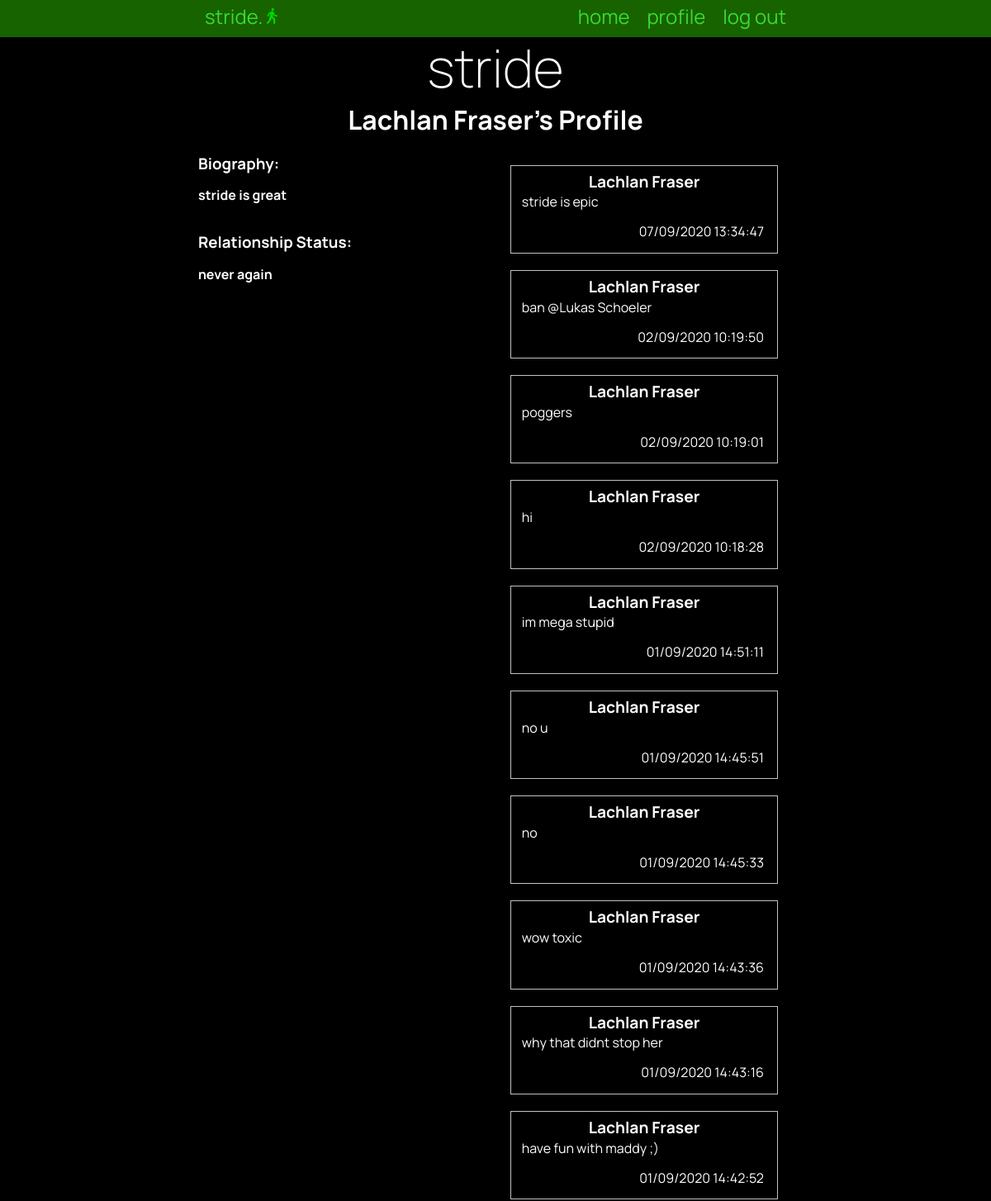
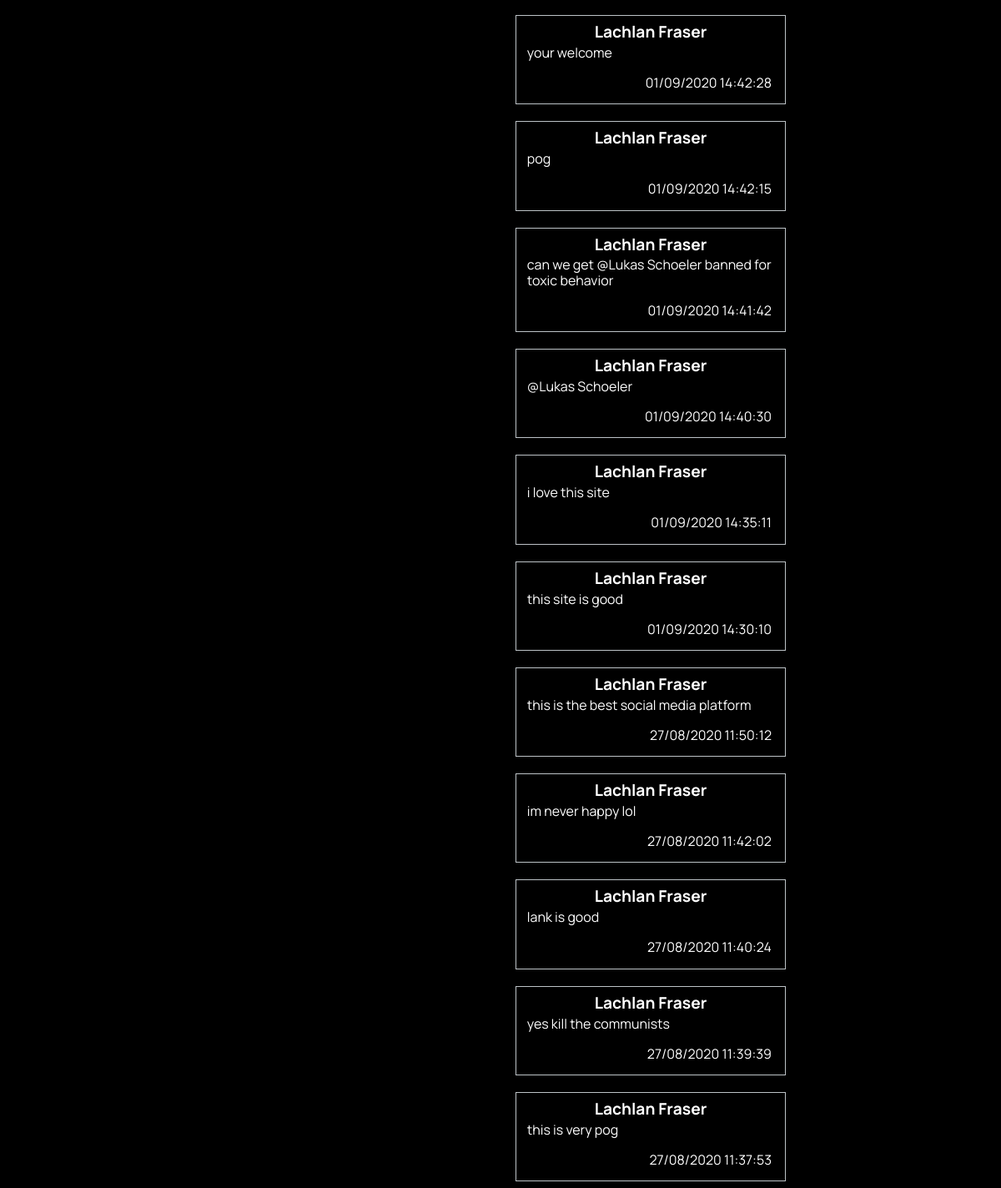
The page /profile/15 (signed in) on the database its author committed (2 pictures, top to bottom).
### tables this page shows
CREATE TABLE "users"
(
	id INTEGER
		constraint customer_pk
			primary key autoincrement,
	fname VARCHAR(30),
	lname varchar(30),
	email varchar(80),
	password CHAR(60)
, biography varchar(255), relationship varchar(50));

CREATE TABLE "posts"
(
	id INTEGER
		constraint posts_pk
			primary key autoincrement,
	post VARCHAR(500),
	time TIMESTAMP
, customer_id INTEGER);

### app.py (the view)
@app.route('/profile/<userid>')
def profile(userid):
    con = create_connection(DB_NAME)
    query = "SELECT COUNT(*) FROM users WHERE id = ?"
    cur = con.cursor()  # You need this line next
    cur.execute(query, (userid,))  # this line actually executes the query
    profilecount = cur.fetchall()[0][0]  # puts the results into a list usable in python
    if profilecount < 1:
        flash("No user with " + str(userid) + " as their id.")
        return redirect("/")
    query = """SELECT posts.id,users.fname,users.lname,posts.post,strftime('%d/%m/%Y %H:%M:%S', posts.time) AS time
                FROM posts,users
                WHERE posts.customer_id = ? AND posts.customer_id = users.id
                ORDER BY posts.time DESC"""
    cur = con.cursor()  # You need this line next
    cur.execute(query, (userid,))  # this line actually executes the query
    post_list = cur.fetchall()  # puts the results into a list usable in python
    con = create_connection(DB_NAME)
    query = "SELECT fname,lname,biography,relationship,id FROM users WHERE id = ?"
    cur = con.cursor()  # You need this line next
    cur.execute(query, (userid,))  # this line actually executes the query
    user_info = cur.fetchall()
    con.close()
    correct_user = False
    if str(session['userid']) == str(userid):
        correct_user = True
    return render_template('profile.html', logged_in=is_logged_in(), correctuser=correct_user, posts=post_list, userinfo=user_info, )

### app.py (called while the page is built)
def create_connection(db_file):
    try:
        connection = sqlite3.connect(db_file)
        return connection
    except Error as e:
        print(e)
    return None

def is_logged_in():
    if session.get("email") is None:
        print("not logged in")
        return False
    else:
        print("logged in")
        return True

### templates/profile.html (shortened to what this page needs)
{% extends 'base.html' %}
{% block pageheading %}
{{ userinfo[0][0] }} {{ userinfo[0][1] }}'s Profile
{% endblock %}
{% block body %}
<div class="mainPageParent">
    <div class="left">
        {% if userinfo[0][2] %}
        <h3>Biography:</h3><br>
        <h4>{{ userinfo[0][2] }}</h4><br><br>
        {% endif %}
        {% if userinfo[0][3] %}
        <h3>Relationship Status:</h3><br>
        <h4>{{ userinfo[0][3] }}</h4>
        {% endif %}
    </div>
    <div class="mainFeed">
        {% for post in posts %}
        <div class="mainFeed-box">
            <div class="post-box-heading">
                <h3> {{ post[1] }} {{ post[2] }}</h3>
            </div>
            <div class="mainFeed-box-text">
                <p>{{ post[3] }} </p>
            </div>
            <div class="mainFeed-box-info">
                {{ post[4] }}
            </div>
        </div>
        {% endfor %}
    </div>
</div>
{% endblock %}

### static/stride.css (style rules this page uses)
* { font-family: 'Manrope', sans-serif; padding: 0; margin: 0; box-sizing: border-box; }
body { background-color: black; color: rgba(255, 255, 255, 1); }
.mainPageParent { width: 100%; }
.left { width: 49%; float: left; }
.mainFeed { display: flex; word-wrap: break-word; flex-wrap: wrap; justify-content: space-evenly; width: 50%; float: right; }
.mainFeed-box { width: 90%; float: right; padding: 0.5rem; margin: 1vw; border: 1px solid rgba(189, 195, 199, 1.0); color: rgb(255, 255, 255); margin-bottom: 0.5rem; }
.mainFeed-box-info { padding: 0.5rem; float: right; }
.mainFeed-box-text { padding: 0.3rem; }
.mainFeed-box h3 { font-size: 1.2rem; text-align: center; }
.mainFeed-box p { font-size: 1rem; margin-bottom: 0.3rem; }

### rows shown on the page
users: fname "Lachlan", lname "Fraser", biography "stride is great", relationship "never again"
posts: fname "Lachlan", lname "Fraser", post "stride is epic", post "07/09/2020 13:34:47"
posts: fname "Lachlan", lname "Fraser", post "ban @Lukas Schoeler", post "02/09/2020 10:19:50"
posts: fname "Lachlan", lname "Fraser", post "poggers", post "02/09/2020 10:19:01"
posts: fname "Lachlan", lname "Fraser", post "hi", post "02/09/2020 10:18:28"
posts: fname "Lachlan", lname "Fraser", post "im mega stupid", post "01/09/2020 14:51:11"
posts: fname "Lachlan", lname "Fraser", post "no u", post "01/09/2020 14:45:51"
posts: fname "Lachlan", lname "Fraser", post "no", post "01/09/2020 14:45:33"
posts: fname "Lachlan", lname "Fraser", post "wow toxic", post "01/09/2020 14:43:36"
posts: fname "Lachlan", lname "Fraser", post "why that didnt stop her", post "01/09/2020 14:43:16"
posts: fname "Lachlan", lname "Fraser", post "have fun with maddy ;)", post "01/09/2020 14:42:52"
posts: fname "Lachlan", lname "Fraser", post "your welcome", post "01/09/2020 14:42:28"
posts: fname "Lachlan", lname "Fraser", post "pog", post "01/09/2020 14:42:15"
posts: fname "Lachlan", lname "Fraser", post "can we get @Lukas Schoeler banned for toxic behavior", post "01/09/2020 14:41:42"
posts: fname "Lachlan", lname "Fraser", post "@Lukas Schoeler", post "01/09/2020 14:40:30"
posts: fname "Lachlan", lname "Fraser", post "i love this site", post "01/09/2020 14:35:11"
posts: fname "Lachlan", lname "Fraser", post "this site is good", post "01/09/2020 14:30:10"
posts: fname "Lachlan", lname "Fraser", post "this is the best social media platform", post "27/08/2020 11:50:12"
posts: fname "Lachlan", lname "Fraser", post "im never happy lol", post "27/08/2020 11:42:02"
posts: fname "Lachlan", lname "Fraser", post "lank is good", post "27/08/2020 11:40:24"
posts: fname "Lachlan", lname "Fraser", post "yes kill the communists", post "27/08/2020 11:39:39"
posts: fname "Lachlan", lname "Fraser", post "this is very pog", post "27/08/2020 11:37:53"
